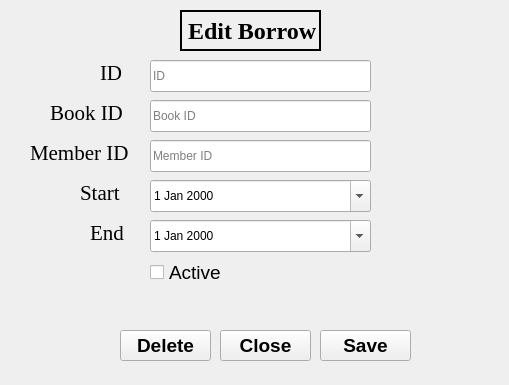
<?xml version="1.0" encoding="UTF-8"?>
<ui version="4.0">
 <class>BorrowEdit</class>
 <widget class="QWidget" name="BorrowEdit">
  <property name="geometry">
   <rect>
    <x>0</x>
    <y>0</y>
    <width>509</width>
    <height>385</height>
   </rect>
  </property>
  <property name="windowTitle">
   <string>MeX LMS - Edit borrow</string>
  </property>
  <property name="styleSheet">
   <string notr="true"/>
  </property>
  <widget class="QLineEdit" name="borrow_edit_book_id">
   <property name="geometry">
    <rect>
     <x>150</x>
     <y>100</y>
     <width>221</width>
     <height>32</height>
    </rect>
   </property>
   <property name="placeholderText">
    <string>Book ID</string>
   </property>
  </widget>
  <widget class="QLineEdit" name="borrow_edit_member_id">
   <property name="geometry">
    <rect>
     <x>150</x>
     <y>140</y>
     <width>221</width>
     <height>32</height>
    </rect>
   </property>
   <property name="inputMethodHints">
    <set>Qt::ImhNone</set>
   </property>
   <property name="placeholderText">
    <string>Member ID</string>
   </property>
  </widget>
  <widget class="QCheckBox" name="borrow_edit_active">
   <property name="geometry">
    <rect>
     <x>150</x>
     <y>260</y>
     <width>111</width>
     <height>25</height>
    </rect>
   </property>
   <property name="font">
    <font>
     <pointsize>14</pointsize>
     <weight>50</weight>
     <bold>false</bold>
    </font>
   </property>
   <property name="text">
    <string>Active</string>
   </property>
   <property name="checked">
    <bool>false</bool>
   </property>
   <property name="tristate">
    <bool>false</bool>
   </property>
  </widget>
  <widget class="QLabel" name="label_2">
   <property name="geometry">
    <rect>
     <x>50</x>
     <y>100</y>
     <width>81</width>
     <height>26</height>
    </rect>
   </property>
   <property name="font">
    <font>
     <family>Times New Roman</family>
     <pointsize>16</pointsize>
     <weight>50</weight>
     <bold>false</bold>
    </font>
   </property>
   <property name="frameShape">
    <enum>QFrame::NoFrame</enum>
   </property>
   <property name="frameShadow">
    <enum>QFrame::Plain</enum>
   </property>
   <property name="text">
    <string>Book ID</string>
   </property>
  </widget>
  <widget class="QLabel" name="label_3">
   <property name="geometry">
    <rect>
     <x>30</x>
     <y>140</y>
     <width>101</width>
     <height>26</height>
    </rect>
   </property>
   <property name="font">
    <font>
     <family>Times New Roman</family>
     <pointsize>16</pointsize>
     <weight>50</weight>
     <bold>false</bold>
    </font>
   </property>
   <property name="frameShape">
    <enum>QFrame::NoFrame</enum>
   </property>
   <property name="frameShadow">
    <enum>QFrame::Plain</enum>
   </property>
   <property name="text">
    <string>Member ID</string>
   </property>
  </widget>
  <widget class="QLabel" name="label_4">
   <property name="geometry">
    <rect>
     <x>80</x>
     <y>180</y>
     <width>51</width>
     <height>26</height>
    </rect>
   </property>
   <property name="font">
    <font>
     <family>Times New Roman</family>
     <pointsize>16</pointsize>
     <weight>50</weight>
     <bold>false</bold>
    </font>
   </property>
   <property name="frameShape">
    <enum>QFrame::NoFrame</enum>
   </property>
   <property name="frameShadow">
    <enum>QFrame::Plain</enum>
   </property>
   <property name="text">
    <string>Start</string>
   </property>
  </widget>
  <widget class="QLabel" name="label_5">
   <property name="geometry">
    <rect>
     <x>90</x>
     <y>220</y>
     <width>41</width>
     <height>26</height>
    </rect>
   </property>
   <property name="font">
    <font>
     <family>Times New Roman</family>
     <pointsize>16</pointsize>
     <weight>50</weight>
     <bold>false</bold>
    </font>
   </property>
   <property name="frameShape">
    <enum>QFrame::NoFrame</enum>
   </property>
   <property name="frameShadow">
    <enum>QFrame::Plain</enum>
   </property>
   <property name="text">
    <string>End</string>
   </property>
  </widget>
  <widget class="QLabel" name="label_6">
   <property name="geometry">
    <rect>
     <x>180</x>
     <y>10</y>
     <width>141</width>
     <height>41</height>
    </rect>
   </property>
   <property name="font">
    <font>
     <family>Times New Roman</family>
     <pointsize>18</pointsize>
     <weight>75</weight>
     <bold>true</bold>
    </font>
   </property>
   <property name="frameShape">
    <enum>QFrame::WinPanel</enum>
   </property>
   <property name="frameShadow">
    <enum>QFrame::Plain</enum>
   </property>
   <property name="lineWidth">
    <number>1</number>
   </property>
   <property name="midLineWidth">
    <number>0</number>
   </property>
   <property name="text">
    <string>Edit Borrow</string>
   </property>
  </widget>
  <widget class="QPushButton" name="borrow_edit_btn">
   <property name="geometry">
    <rect>
     <x>320</x>
     <y>330</y>
     <width>91</width>
     <height>31</height>
    </rect>
   </property>
   <property name="font">
    <font>
     <pointsize>14</pointsize>
     <weight>75</weight>
     <bold>true</bold>
    </font>
   </property>
   <property name="text">
    <string>Save</string>
   </property>
   <property name="autoDefault">
    <bool>true</bool>
   </property>
   <property name="flat">
    <bool>false</bool>
   </property>
  </widget>
  <widget class="QPushButton" name="borrow_edit_cancel_btn">
   <property name="geometry">
    <rect>
     <x>220</x>
     <y>330</y>
     <width>91</width>
     <height>31</height>
    </rect>
   </property>
   <property name="font">
    <font>
     <pointsize>14</pointsize>
     <weight>75</weight>
     <bold>true</bold>
    </font>
   </property>
   <property name="text">
    <string>Close</string>
   </property>
   <property name="autoDefault">
    <bool>true</bool>
   </property>
  </widget>
  <widget class="QPushButton" name="borrow_delete_btn">
   <property name="geometry">
    <rect>
     <x>120</x>
     <y>330</y>
     <width>91</width>
     <height>31</height>
    </rect>
   </property>
   <property name="font">
    <font>
     <pointsize>14</pointsize>
     <weight>75</weight>
     <bold>true</bold>
    </font>
   </property>
   <property name="text">
    <string>Delete</string>
   </property>
   <property name="checkable">
    <bool>false</bool>
   </property>
   <property name="autoDefault">
    <bool>true</bool>
   </property>
  </widget>
  <widget class="QLabel" name="borrow_edit_error">
   <property name="geometry">
    <rect>
     <x>150</x>
     <y>289</y>
     <width>321</width>
     <height>31</height>
    </rect>
   </property>
   <property name="font">
    <font>
     <pointsize>14</pointsize>
    </font>
   </property>
   <property name="text">
    <string/>
   </property>
  </widget>
  <widget class="QLineEdit" name="borrow_edit_id">
   <property name="geometry">
    <rect>
     <x>150</x>
     <y>60</y>
     <width>221</width>
     <height>32</height>
    </rect>
   </property>
   <property name="readOnly">
    <bool>true</bool>
   </property>
   <property name="placeholderText">
    <string>ID</string>
   </property>
  </widget>
  <widget class="QLabel" name="label">
   <property name="geometry">
    <rect>
     <x>100</x>
     <y>60</y>
     <width>31</width>
     <height>26</height>
    </rect>
   </property>
   <property name="font">
    <font>
     <family>Times New Roman</family>
     <pointsize>16</pointsize>
     <weight>50</weight>
     <bold>false</bold>
    </font>
   </property>
   <property name="frameShape">
    <enum>QFrame::NoFrame</enum>
   </property>
   <property name="frameShadow">
    <enum>QFrame::Plain</enum>
   </property>
   <property name="text">
    <string>ID</string>
   </property>
  </widget>
  <widget class="QDateEdit" name="borrow_edit_start">
   <property name="geometry">
    <rect>
     <x>150</x>
     <y>180</y>
     <width>221</width>
     <height>32</height>
    </rect>
   </property>
   <property name="calendarPopup">
    <bool>true</bool>
   </property>
  </widget>
  <widget class="QDateEdit" name="borrow_edit_end">
   <property name="geometry">
    <rect>
     <x>150</x>
     <y>220</y>
     <width>221</width>
     <height>32</height>
    </rect>
   </property>
   <property name="calendarPopup">
    <bool>true</bool>
   </property>
  </widget>
 </widget>
 <resources/>
 <connections/>
</ui>
